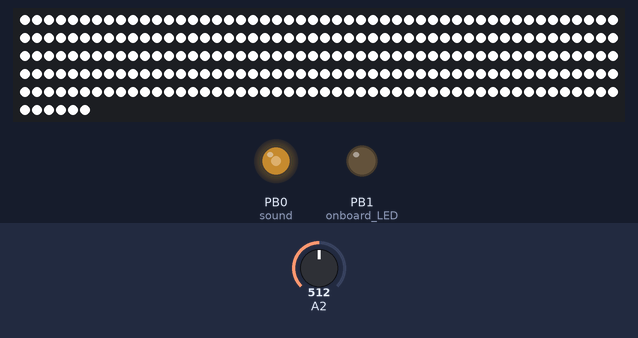
A sketch run on a simulated ATtiny85, built with avr-gcc and run on an emulated ATtiny85. Shown: 256 RGB LEDs in strip order, left to right, continuing on the next row, output pins drawn as LEDs (lit = HIGH). Wiring (inferred from the names in the program): WS2812 LEDs: data PB2. Inputs (shaded band) come from the test bench; at power-on: A2 = 512. Random numbers use the default seed unless the sketch sets one; pins used as bus, display or sensor lines are not drawn.

Above: at 0.1 s.
Timing chart, 0 to 32.5 s (numbered marks = the images above):
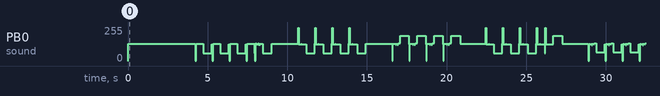

The sketch:

attack256.ino
```cpp
#define BRIGHTNESS    4
#define BRIGHTNESS_I  16
#define XN            16
#define YN            16
#define CAND_N        80
#define WAIT          250     // mS
#define SYSCLK        16500   // kHz

typedef signed char s8;
typedef unsigned char u8;
typedef unsigned short u16;

struct Pos {
  s8 x, y;
};

static const Pos ofstbl[] PROGMEM = {
  { 0, -1 }, { 1, -1 }, { 1, 0 }, { 1, 1 },
  { 0, 1 }, { -1, 1 }, { -1, 0 }, { -1, -1 }
};

static const u16 tonetbl[] PROGMEM = {
  //  8, 9, 9, 10, 10, 11, 12, 12, 13, 14, 15, 16,
  //  17, 18, 19, 20, 21, 22, 24, 25, 26, 28, 30, 31,
  //  33, 35, 37, 40, 42, 44, 47, 50, 53, 56, 59, 63,
  67, 70, 75, 79, 84, 89, 94, 100, 106, 112, 118, 126,
  133, 141, 149, 158, 168, 178, 188, 199, 211, 224, 237, 251,
  266, 282, 299, 316, 335, 355, 376, 399, 422, 447, 474, 502,
  532, 564, 597, 633, 670, 710, 752, 797, 845, 895, 948, 1004,
  1064, 1127, 1194, 1265, 1341, 1420, 1505, 1594, 1689, 1790, 1896, 2009,
  2128, 2255, 2389, 2531, 2681, 2841, 3010, 3189, 3378, 3579, 3792, 4017,
  //  4256, 4509, 4778, 5062, 5363, 5682, 6019, 6377, 6757, 7158, 7584, 8035,
  //  8513, 9019, 9555, 10123, 10725, 11363, 12039, 12755,
};

static const u8 wkey[] PROGMEM = {
  0, 2, 4, 5, 7, 9, 11,
  12, 14, 16, 17, 19, 21, 23,
  24, 26, 28, 29, 31, 33, 35,
  36, 38, 40, 41, 43, 45, 47,
  48, 50, 52, 53, 55, 57, 59,
};

static u8 vram[YN][XN];
static u8 cand[CAND_N];
static u8 *candp;
static u8 score[8];
static u8 pwm, posX, posY, curColor;
volatile static u8 intcnt;

struct Op {
  static const int N = 3;
  void NoteOn(int note, int _rate) {
    cnt = 0;
    delta = pgm_read_word(&tonetbl[note]);
    env = 0x7fff;
    rate = _rate;
  }
  void NoteOff() {
    env = 0;
  }
  int Update() {
    int r = 0;
    if (env) {
      r = ((cnt += delta) >= 0 ? env : -env) >> 8;
      if ((env -= rate) < 0) env = 0;
    }
    return r;
  }
  int cnt, delta, env, rate;
};

static Op op[Op::N];

static void cls() {
  memset(vram, 0, sizeof(vram));
  digitalWrite(1, LOW);
}

static inline void __attribute__((naked)) sendbyte(u8 v) {
  u8 i;
  // T0H: 7clocks 424nS
  // T1H: 13clocks 788nS
  // T0H+T0L=T1H+T1L=21clocks 1272nS
  asm volatile(
    "ldi %[i],8\n"
    "cli\n"
    "label1:\n"
    "sbi %[portb],2\n"
    "lsl %[v]\n"
    "brcc bit_zero\n"
    "nop\nnop\nnop\nnop\nnop\nnop\nnop\nnop\nnop\n"
    "cbi %[portb],2\n"
    "nop\n"
    "rjmp label2\n"
    "bit_zero:\n"
    "nop\nnop\n"
    "cbi %[portb],2\n"
    "nop\nnop\nnop\nnop\nnop\nnop\nnop\nnop\nnop\n"
    "label2:\n"
    "dec %[i]\n"
    "brne label1\n"
    "sei\n"
    : [i] "+r" (i), [v] "+r" (v)
    : [portb] "I" (_SFR_IO_ADDR(PORTB))
  );
}

static void draw() {
  for (int y = YN - 1; y >= 0; y--)
    for (int x = 0; x < XN; x++) {
      int d = vram[y][y & 1 ? x : XN - 1 - x];
      int v = d & 8 ? BRIGHTNESS_I : BRIGHTNESS;
      sendbyte(d & 4 ? v : 0);
      sendbyte(d & 2 ? v : 0);
      sendbyte(d & 1 ? v : 0);
    }
}

static void wait(int duration) {
  for (int i = 0; i < WAIT * duration; i++)
    for (int j = 0; j < SYSCLK / 256; j++) { // 1mS loop
      int t = intcnt;
      int acc = 0x80 + op[0].Update() + op[1].Update() + op[2].Update();
      if (acc < 0) acc = 0;
      else if (acc > 0xff) acc = 0xff;
      while (intcnt == t)
        ;
      pwm = acc;
    }
}

static void dispwait(int duration) {
  draw();
  wait(duration);
}

static int getv(int x, int y, int dir = 0, int len = 0) {
  const Pos *p = &ofstbl[dir & 7];
  x += len * (s8)pgm_read_byte(&p->x);
  y += len * (s8)pgm_read_byte(&p->y);
  return x >= 0 && x < XN && y >= 0 && y < YN ? vram[y][x] & 0xf : -1;
}

static int setv(int x, int y, int v, int dir = 0, int len = 0) {
  const Pos *p = &ofstbl[dir & 7];
  x += len * (s8)pgm_read_byte(&p->x);
  y += len * (s8)pgm_read_byte(&p->y);
  if (x >= 0 && x < XN && y >= 0 && y < YN) {
    u8 *p = &vram[y][x];
    *p = *p & 0xf0 | v & 0xf;
  }
}

// 表示レイヤー(下位4ビット)から保存レイヤー(上位4ビット)にコピー

static void copylayer() {
  u8 *p = (u8 *)vram, *lim = (u8 *)vram + sizeof(vram);
  for (; p < lim; p++) *p |= *p << 4;
}

// 表示レイヤー:funcが0を返す場合は1つ下の行の保存レイヤーをコピー、そうでない場合は保持
// 保存レイヤー:常に1つ下の行の保存レイヤーをコピー

template <typename F> void scroll(F func) {
  u8 *sp = (u8 *)vram + XN, *dp = (u8 *)vram;
  for (int y = 0; y < YN - 1; y++)
    for (int x = 0; x < XN; x++) {
      *dp = *sp & 0xf0 | (func(x, y) ? *dp & 0xf : *sp >> 4);
      sp++;
      dp++;
    }
  memset(dp, 0, XN);
}

static int selcolor() {
  return random(1, 8);
}

static void noteon(int index, int note, int rate) {
  if (index >= 0 && index < Op::N) op[index].NoteOn(note, rate);
}

static void se3(int c) {
  int k = pgm_read_byte(&wkey[c + 14 - 1]);
  noteon(0, k, 1);
  noteon(1, k + 4, 2);
  noteon(2, k + 7, 3);
}

static void se3b(int x) {
  int k = pgm_read_byte(&wkey[x + 7]);
  noteon(0, k, 1);
  noteon(1, k + 12, 1);
  noteon(2, k + 24, 1);
}

static void append_cand(int x, int y) {
  if (candp < cand + CAND_N) *candp++ = x << 4 | y;
  else digitalWrite(1, HIGH);
}

static void sandwich(int c, bool f) {
  int x, y, d, i, c1;
  for (y = 0; y < YN; y++)
    for (x = 0; x < XN; x++) {
      if (getv(x, y)) continue;
      for (d = 0; d < 8; d++) {
        for (i = 1; (c1 = getv(x, y, d, i)) > 0 && c1 != c; i++)
          ;
        if (i > 1 && (f ? c1 > 0 : c1 == 0)) {
          append_cand(x, y);
          break;
        }
      }
    }
}

static bool process() {
  int i, x, y, d, c = selcolor(), c1;
  // ひっくり返せるところを探す
  candp = cand;
  sandwich(c, true);
  // ひっくり返せるところがなければ、次も自分のターンだった場合にひっくり返せる場所を探す
  if (candp == cand) sandwich(c, false);
  // それもなければ、隣接するところを探す
  if (candp == cand)
    for (y = 0; y < YN; y++)
      for (x = 0; x < XN; x++) {
        if (getv(x, y)) continue;
        for (d = 0; d < 8; d++)
          if (getv(x, y, d, 1) > 0) {
            append_cand(x, y);
            break;
          }
      }
  // 置けるところがなければ終了
  if (candp == cand) return false;
  // ランダムで1箇所選ぶ
  u8 t = cand[random(candp - cand)];
  x = t >> 4;
  y = t & 15;
  // 挟む相手を記録
  u8 len[8] = { 0 };
  for (d = 0; d < 8; d++) {
    for (i = 1; (c1 = getv(x, y, d, i)) > 0 && c1 != c; i++)
      ;
    if (i > 1 && c1 > 0) len[d] = i;
  }
  // 挟む相手を強調、置く石を点滅
  for (d = 0; d < 8; d++)
    if (len[d]) setv(x, y, c | 8, d, len[d]);
  for (i = 0; i < 3; i++) {
    se3(c);
    setv(x, y, c | 8);
    dispwait(1);
    setv(x, y, 0);
    dispwait(1);
  }
  se3(c);
  setv(x, y, c);
  dispwait(1);
  for (d = 0; d < 8; d++)
    if (len[d]) setv(x, y, c, d, len[d]);
  // 挟んだ石をひっくり返す
  for (d = 0; d < 8; d++) {
    for (i = 1; (c1 = getv(x, y, d, i)) > 0 && c1 != c; i++)
      ;
    if (i > 1 && c1 > 0)
      for (int j = 1; j < i; j++) {
        se3(c + (c < 5 ? j : -j));
        setv(x, y, c, d, j);
        dispwait(1);
      }
  }
  return true;
}

static bool sortstep(int x, int y, int &c) {
  int xs = x, ys = y;
  do if (++xs >= XN) {
      xs = 0;
      ys++;
    }
  while (ys < YN && getv(xs, ys) != c);
  if (ys < YN) {
    int c1 = getv(x, y);
    setv(x, y, c);
    setv(xs, ys, c1);
    se3(c1);
    dispwait(1);
    return false;
  }
  else c++;
  return true;
}

static void sort() {
  int x, y, c = 1;
  for (y = 0; y < YN; y++)
    for (x = 0; x < XN; x++)
      while (getv(x, y) != c && sortstep(x, y, c))
        ;
}

static void putch(int c) {
  static const int font[] PROGMEM = {
    075557, 011111, 071747, 071717, 055711,
    074717, 074757, 071111, 075757, 075717,
  };
  int x, y, f = isdigit(c) ? pgm_read_word(&font[c - '0']) : 0;
  for (y = posY + 4; y >= posY; y--) {
    for (x = posX + 3; x > posX; x--) {
      setv(x, y, f & 1 ? curColor : 0);
      f >>= 1;
    }
    setv(x, y, 0);
  }
  posX += 4;
}

static void putu(int v, int n) {
  u8 c[6];
  u8 *p = &c[sizeof(c) - 1];
  *p = 0;
  do {
    *--p = v % 10 + '0';
    n--;
  } while (v /= 10);
  while (n-- > 0) putch('0');
  while (*p) putch(*p++);
}

static void countall() {
  const int X = 4, Y = 11;
  curColor = 1;
  memset(score, 0, sizeof(score));
  copylayer();
  for (int y = 0; y < YN; y++) {
    for (int x = 0; x < XN; x++) {
      bool f;
      do {
        f = (getv(x, 0)) == curColor;
        if (f) {
          setv(x, 0, 0);
          score[curColor]++;
          se3(curColor);
        }
        posX = X;
        posY = Y;
        putu(score[curColor], 3);
        dispwait(f ? 1 : 4);
        if (!f && ++curColor >= sizeof(score)) return;
      } while (!f);
    }
    if (y < YN - 1) scroll(+[](int x1, int y1) { return x1 >= X && y1 >= Y; });
  }
  dispwait(4);
}

static void dispscore() {
  posY = 0;
  for (int i = 0; i < 3; i++) {
    int m = 0;
    for (int j = 0; j < 8; j++)
      if (m < score[j]) {
        m = score[j];
        curColor = j;
      }
    posX = 4;
    putu(score[curColor], 3);
    score[curColor] = 0;
    posY += 5;
    se3b(2 * i);
    dispwait(4);
  }
  se3b(7);
}

ISR(TIMER0_OVF_vect) {
  intcnt++;
  OCR0A = pwm; // PB0
}

void setup() {
  randomSeed(analogRead(2) << 10 | analogRead(2));
  pinMode(0, OUTPUT); // sound
  pinMode(1, OUTPUT); // onboard LED
  pinMode(2, OUTPUT); // WS2812B
  TCCR0A = 0x83; // COM0A=2, Fast PWM
  TCCR0B = 1; // WGM02=0, no prescaling
  TIMSK = 2; // TOIE0=1
}

void loop() {
  cls();
  dispwait(4);
  setv(XN / 2,     YN / 2,     selcolor());
  setv(XN / 2 - 1, YN / 2,     selcolor());
  setv(XN / 2,     YN / 2 - 1, selcolor());
  setv(XN / 2 - 1, YN / 2 - 1, selcolor());
  dispwait(4);
  while (process())
    dispwait(4);
  dispwait(12);
  sort();
  dispwait(12);
  countall();
  cls();
  dispscore();
  dispwait(12);
}
```
